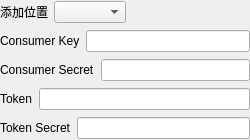
<?xml version="1.0" encoding="UTF-8"?>
<ui version="4.0">
 <class>OAuth1Form</class>
 <widget class="QWidget" name="OAuth1Form">
  <property name="geometry">
   <rect>
    <x>0</x>
    <y>0</y>
    <width>250</width>
    <height>140</height>
   </rect>
  </property>
  <property name="windowTitle">
   <string>Form</string>
  </property>
  <layout class="QVBoxLayout" name="verticalLayout">
   <property name="leftMargin">
    <number>0</number>
   </property>
   <property name="topMargin">
    <number>0</number>
   </property>
   <property name="rightMargin">
    <number>0</number>
   </property>
   <property name="bottomMargin">
    <number>0</number>
   </property>
   <item>
    <layout class="QHBoxLayout" name="horizontalLayout">
     <item>
      <widget class="QLabel" name="label">
       <property name="sizePolicy">
        <sizepolicy hsizetype="Fixed" vsizetype="Preferred">
         <horstretch>0</horstretch>
         <verstretch>0</verstretch>
        </sizepolicy>
       </property>
       <property name="text">
        <string>添加位置</string>
       </property>
      </widget>
     </item>
     <item>
      <widget class="QComboBox" name="locationCombo"/>
     </item>
     <item>
      <spacer name="horizontalSpacer">
       <property name="orientation">
        <enum>Qt::Orientation::Horizontal</enum>
       </property>
       <property name="sizeHint" stdset="0">
        <size>
         <width>40</width>
         <height>20</height>
        </size>
       </property>
      </spacer>
     </item>
    </layout>
   </item>
   <item>
    <layout class="QHBoxLayout" name="horizontalLayout_2">
     <item>
      <widget class="QLabel" name="label_2">
       <property name="sizePolicy">
        <sizepolicy hsizetype="Fixed" vsizetype="Preferred">
         <horstretch>0</horstretch>
         <verstretch>0</verstretch>
        </sizepolicy>
       </property>
       <property name="text">
        <string>Consumer Key</string>
       </property>
      </widget>
     </item>
     <item>
      <widget class="QLineEdit" name="consumerKeyEdit"/>
     </item>
    </layout>
   </item>
   <item>
    <layout class="QHBoxLayout" name="horizontalLayout_3">
     <item>
      <widget class="QLabel" name="label_3">
       <property name="sizePolicy">
        <sizepolicy hsizetype="Fixed" vsizetype="Preferred">
         <horstretch>0</horstretch>
         <verstretch>0</verstretch>
        </sizepolicy>
       </property>
       <property name="text">
        <string>Consumer Secret</string>
       </property>
      </widget>
     </item>
     <item>
      <widget class="QLineEdit" name="consumerSecretEdit">
       <property name="echoMode">
        <enum>QLineEdit::EchoMode::Password</enum>
       </property>
      </widget>
     </item>
    </layout>
   </item>
   <item>
    <layout class="QHBoxLayout" name="horizontalLayout_4">
     <item>
      <widget class="QLabel" name="label_4">
       <property name="sizePolicy">
        <sizepolicy hsizetype="Fixed" vsizetype="Preferred">
         <horstretch>0</horstretch>
         <verstretch>0</verstretch>
        </sizepolicy>
       </property>
       <property name="text">
        <string>Token</string>
       </property>
      </widget>
     </item>
     <item>
      <widget class="QLineEdit" name="tokenEdit"/>
     </item>
    </layout>
   </item>
   <item>
    <layout class="QHBoxLayout" name="horizontalLayout_5">
     <item>
      <widget class="QLabel" name="label_5">
       <property name="sizePolicy">
        <sizepolicy hsizetype="Fixed" vsizetype="Preferred">
         <horstretch>0</horstretch>
         <verstretch>0</verstretch>
        </sizepolicy>
       </property>
       <property name="text">
        <string>Token Secret</string>
       </property>
      </widget>
     </item>
     <item>
      <widget class="QLineEdit" name="tokenSecretEdit">
       <property name="echoMode">
        <enum>QLineEdit::EchoMode::Password</enum>
       </property>
      </widget>
     </item>
    </layout>
   </item>
  </layout>
 </widget>
 <resources/>
 <connections/>
</ui>
